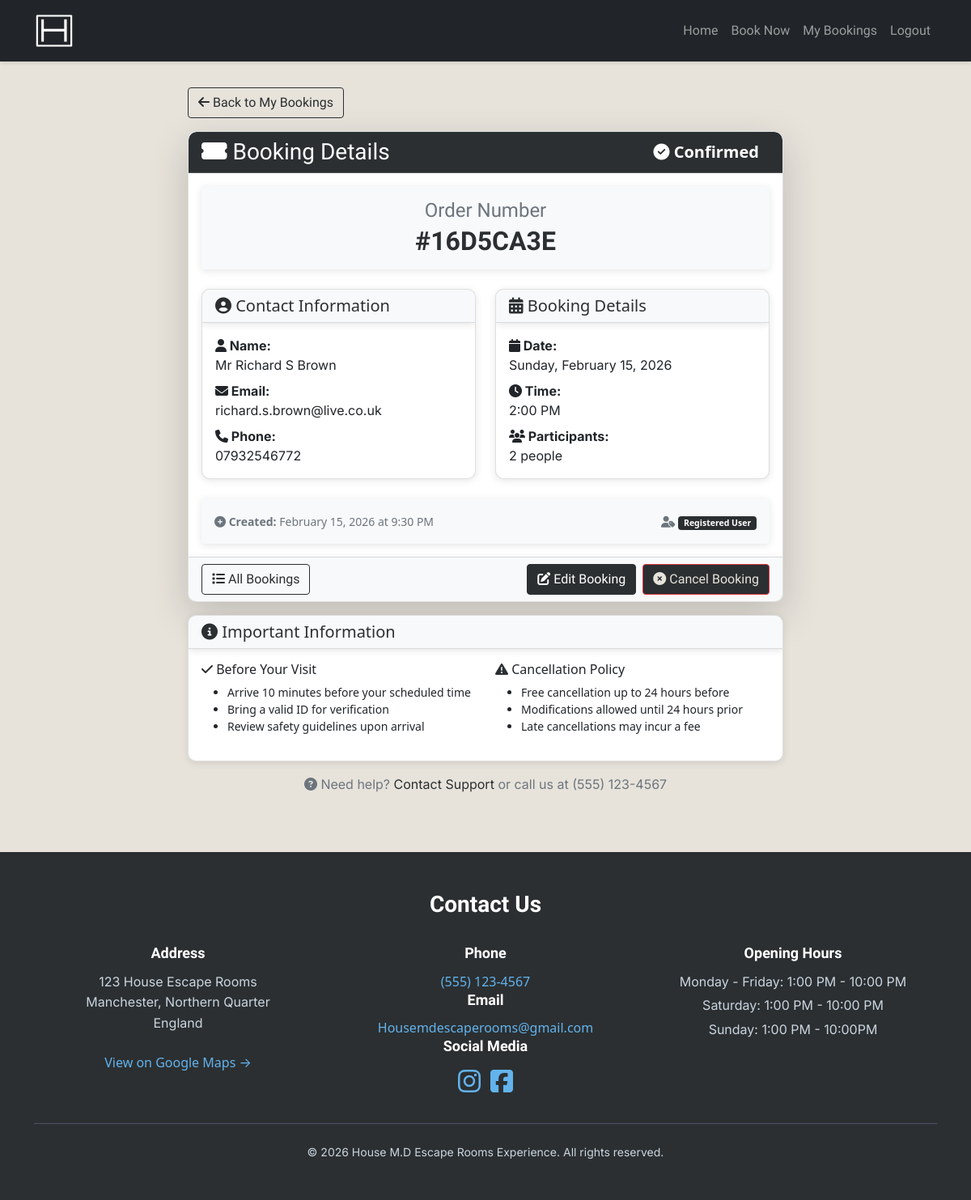
The page /booking/41/ (signed in) on the database its author committed.
### housemd_escape_room/models.py (models this page shows, shortened)
class Booking(models.Model):
    STATUS_CHOICES = [
        ('pending', 'Pending'),
        ('confirmed', 'Confirmed'),
        ('cancelled', 'Cancelled'),
    ]
    order_number = models.CharField(max_length=32, unique=True, editable=False)
    user = models.ForeignKey(User, on_delete=models.CASCADE, null=True, blank=True)
    name = models.CharField(max_length=100)
    email = models.EmailField()
    phone = models.CharField(max_length=20)
    date = models.DateField()
    time = models.TimeField()
    number_of_people = models.IntegerField()
    status = models.CharField(max_length=20, choices=STATUS_CHOICES, default='confirmed')
    created_at = models.DateTimeField(auto_now_add=True)
    is_guest = models.BooleanField(default=False)
    class Meta:
        ordering = ['-created_at']

### housemd_escape_room/views.py (the view)
# urls.py: path('booking/<int:pk>/', views.booking_detail, name='booking_detail'),
@login_required
def booking_detail(request, pk):
    booking = get_object_or_404(Booking, pk=pk, user=request.user)
    can_edit = booking.status in ['pending', 'confirmed'] and booking.date >= date.today()
    can_cancel = booking.status in ['pending', 'confirmed'] and booking.date >= date.today()
    context = {
        'booking': booking,
        'can_edit': can_edit,
        'can_cancel': can_cancel,
        'is_past': booking.date < date.today(),
    }
    return render(request, 'housemd_escape_room/booking_detail.html', context)

### housemd_escape_room/templates/housemd_escape_room/booking_detail.html (shortened to what this page needs)
{% extends 'housemd_escape_room/base.html' %}
{% block content %}
{% load static %}
<section>
    <div class="container my-5">
        <div class="row justify-content-center">
            <div class="col-lg-8">
                <div class="mb-3">
                    <a href="{% url 'my_bookings' %}" class="btn btn-outline-custom">
                        <i class="fas fa-arrow-left"></i> Back to My Bookings
                    </a>
                </div>
                <div class="card shadow-lg border-custom">
                    <div class="card-header bg-custom text-white">
                        <div class="d-flex justify-content-between align-items-center">
                            <h3 class="mb-0">
                                <i class="fas fa-ticket-alt"></i> Booking Details
                            </h3>
                            {% if booking.status == 'confirmed' %}
                            <span class="badge fs-5 bg-custom">
                                <i class="fas fa-check-circle"></i> {{ booking.get_status_display }}
                            </span>
                            {% elif booking.status == 'pending' %}
                            <span class="badge fs-5 bg-custom-light">
                                <i class="fas fa-clock"></i> {{ booking.get_status_display }}
                            </span>
                            {% elif booking.status == 'cancelled' %}
                            <span class="badge fs-5 bg-secondary">
                                <i class="fas fa-times-circle"></i> {{ booking.get_status_display }}
                            </span>
                            {% endif %}
                        </div>
                    </div>
                    <div class="card-body">
                        <div class="text-center mb-4 p-3 bg-light rounded border-custom">
                            <h4 class="text-muted mb-1">Order Number</h4>
                            <h2 class="text-custom mb-0 fw-bold">#{{ booking.order_number }}</h2>
                        </div>
                        <div class="row g-4 mb-4">
                            <div class="col-md-6">
                                <div class="card h-100 border-custom">
                                    <div class="card-header bg-light border-custom">
                                        <h5 class="mb-0 text-custom">
                                            <i class="fas fa-user-circle"></i> Contact Information
                                        </h5>
                                    </div>
                                    <div class="card-body">
                                        <p class="mb-2">
                                            <strong><i class="fas fa-user"></i> Name:</strong><br>
                                            {{ booking.name }}
                                        </p>
                                        <p class="mb-2">
                                            <strong><i class="fas fa-envelope"></i> Email:</strong><br>
                                            {{ booking.email }}
                                        </p>
                                        <p class="mb-0">
                                            <strong><i class="fas fa-phone"></i> Phone:</strong><br>
                                            {{ booking.phone }}
                                        </p>
                                    </div>
                                </div>
                            </div>
                            <div class="col-md-6">
                                <div class="card h-100 border-custom">
                                    <div class="card-header bg-light border-custom">
                                        <h5 class="mb-0 text-custom">
                                            <i class="fas fa-calendar-alt"></i> Booking Details
                                        </h5>
                                    </div>
                                    <div class="card-body">
                                        <p class="mb-2">
                                            <strong><i class="fas fa-calendar"></i> Date:</strong><br>
                                            {{ booking.date|date:"l, F d, Y" }}
                                        </p>
                                        <p class="mb-2">
                                            <strong><i class="fas fa-clock"></i> Time:</strong><br>
                                            {{ booking.time|time:"g:i A" }}
                                        </p>
                                        <p class="mb-0">
                                            <strong><i class="fas fa-users"></i> Participants:</strong><br>
                                            {{ booking.number_of_people }} people
                                        </p>
                                    </div>
                                </div>
                            </div>
                        </div>
                        <div class="p-3 bg-light rounded border-custom">
                            <div class="row">
                                <div class="col-md-6">
                                    <small class="text-muted">
                                        <i class="fas fa-plus-circle"></i> <strong>Created:</strong>
                                        {{ booking.created_at|date:"F d, Y \a\t g:i A" }}
                                    </small>
                                </div>
                                <div class="col-md-6 text-md-end">
                                    <small class="text-muted">
                                        <i class="fas fa-user-tag"></i>
                                        {% if booking.is_guest %}
                                        <span class="badge bg-secondary">Guest Booking</span>
                                        {% else %}
                                        <span class="badge bg-custom">Registered User</span>
                                        {% endif %}
                                    </small>
                                </div>
                            </div>
                        </div>
                    </div>
                    <div class="card-footer bg-light border-custom">
                        <div class="d-flex justify-content-between align-items-center flex-wrap gap-2">
                            <a href="{% url 'my_bookings' %}" class="btn btn-outline-custom">
                                <i class="fas fa-list"></i> All Bookings
                            </a>
                            <div class="d-flex gap-2">
                                {% if can_edit %}
                                <a href="{% url 'edit_booking' booking.pk %}" class="btn btn-custom">
                                    <i class="fas fa-edit"></i> Edit Booking
                                </a>
                                {% endif %}
                                {% if can_cancel %}
                                <a href="{% url 'cancel_booking' booking.pk %}" class="btn btn-danger">
                                    <i class="fas fa-times-circle"></i> Cancel Booking
                                </a>
                                {% endif %}
                            </div>
                        </div>
                    </div>
                </div>
                <div class="card mt-3 border-custom">
                    <div class="card-header bg-light border-custom">
                        <h5 class="mb-0 text-custom">
                            <i class="fas fa-info-circle"></i> Important Information
                        </h5>
                    </div>
                    <div class="card-body">
                        <div class="row">
                            <div class="col-md-6">
                                <h6><i class="fas fa-check text-custom"></i> Before Your Visit</h6>
                                <ul class="small">
                                    <li>Arrive 10 minutes before your scheduled time</li>
                                    <li>Bring a valid ID for verification</li>
                                    <li>Review safety guidelines upon arrival</li>
                                </ul>
                            </div>
                            <div class="col-md-6">
                                <h6><i class="fas fa-exclamation-triangle text-custom"></i> Cancellation Policy</h6>
                                <ul class="small">
                                    <li>Free cancellation up to 24 hours before</li>
                                    <li>Modifications allowed until 24 hours prior</li>
                                    <li>Late cancellations may incur a fee</li>
                                </ul>
                            </div>
                        </div>
                    </div>
                </div>
                <div class="text-center mt-3 mb-4">
                    <p class="text-muted">
                        <i class="fas fa-question-circle"></i> Need help?
                        <a href="#" class="text-decoration-none text-custom">Contact Support</a> or call us at (555)
                        123-4567
                    </p>
                </div>
            </div>
        </div>
    </div>
</section>
{% endblock %}

### static/css/style.css (style rules this page uses)
:root { --primary-font: "Inter", sans-serif; --secondary-font: "Michroma", sans-serif; --primary-color: #0A0A0A; --secondary-color: #E7E3DB; --third-color: #2B2F31; --third-color-dark: #1a1d1f; --third-color-light: #5a6165; --highlight-color: #B56A2B; --light-highlight-color: #7D96A1; }
body { background-color: var(--secondary-color); padding-top: 60px; }
h1, h2, h3, h4 { font-family: var(--secondary-font); }
p { font-family: var(--primary-font); }
.btn { font-family: var(--secondary-font); background-color: var(--third-color); color: var(--secondary-color); transition: transform 0.3s ease, box-shadow 0.3s ease; cursor: pointer; }
.bg-custom { background-color: var(--third-color) !important; color: white !important; }
.text-custom { color: var(--third-color) !important; }
.btn-custom { background-color: var(--third-color); color: white; border: 1px solid var(--third-color); }
.btn-outline-custom { color: var(--third-color); border-color: var(--third-color); background-color: transparent; }
.border-custom { box-shadow: 0 2px 10px rgba(0, 0, 0, 0.1); }
.badge.bg-custom { background-color: var(--third-color) !important; }
.card-header.bg-custom { border-bottom: 1px solid rgba(255, 255, 255, 0.2); }
a.text-custom { text-decoration: none; }
.card { border-radius: 10px; box-shadow: 0 2px 10px rgba(0, 0, 0, 0.1); overflow: hidden; }
.card .card-header { border-top-left-radius: 10px; border-top-right-radius: 10px; }
.card .card-footer { border-bottom-left-radius: 10px; border-bottom-right-radius: 10px; }

### rows shown on the page
Booking: status "Confirmed", order_number "16D5CA3E", name "Mr Richard S Brown", email "richard.s.brown@live.co.uk", phone "07932546772", date "Sunday, February 15, 2026", time "2:00 PM", number_of_people "2", created_at "February 15, 2026 at 9:30 PM"
